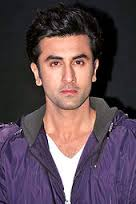
%> input picture query images/1.jpg, 136 x 204 px
$ octave --eval "result = face_driven(imread('query images/1.jpg'));"   (GNU Octave 9; MATLAB toolbox functions it lacks are replaced by stand-ins)
%> lines starting %> are read from the running program, lines starting %| are printed output that depends on the picture
### Grayimage.m
function [ I1 ] = Grayimage( I2 )
%UNTITLED Summary of this function goes here
%   Detailed explanation goes here
[r c colormap] = size(I2);
for i=1:r
 for j=1:c
  I1(i,j) = 0.298*I2(i,j,1)+0.587*I2(i,j,2)+0.114*I2(i,j,3);
 end
end

end

### featurestatistical.m
function [F]=featurestatistical(im)
im=double(im);
m=mean(mean(im));
s=std(std(im));
F=[m s];

### face_driven.m
function [rs,flag] = face_driven( I )
%UNTITLED Summary of this function goes here
%   Detailed explanation goes here
%face detection
FDetect = vision.CascadeObjectDetector;
a=I;
%> a is the input picture: size 204x136x3 uint8; mean R, G, B 91.8, 73.6, 82.3
BB = step(FDetect,a);%bounding box
%> BB = [35 37 69 69]
if(isempty(BB))
    [rs,flag]=content_driven(I);

else
    for i=1:size(BB,1)
       b=imcrop(a,BB(i,:));
       %%find out which class it belongs+++++++++++
       b1=imresize(b,[71,71]);
       b2=Grayimage(b1);

      Ftest=featurestatistical(b2);
      %%compare with database
load db.mat
Ftrain=db(:,1:2);
Ctrain=db(:,3);
for i=1:size(Ftrain,1)
dist(i,:)=sum(abs(Ftrain(i,:)-Ftest));
end
mi=min(dist);
if(mi<25)
m=find(dist==mi,1);
det_class=Ctrain(m);
load db1.mat
Cimage=db1(:,2);
rs=find(Cimage==det_class);
flag=1;
else
    msgbox('Face not registered in database');
    rs=feature_based(I);
    flag=3;
end
    end
%> this loop made 1 pass
%> (r in Grayimage, c in Grayimage, colormap in Grayimage, s in featurestatistical, Ftest, Ctrain, mi) on pass 1: (71, 71, 3, 11.73, [129.6 11.73], [1; 2; 3; 4; 5; 6; 7], 1.46)
%> pass 1, in face_driven, `b=imcrop(a,BB(i,:));`:
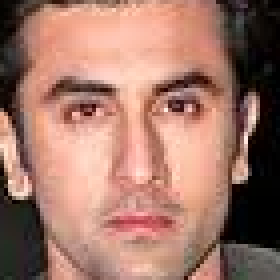
%> b: size 70x70x3 uint8 (shown 4 times larger); mean R, G, B 161.4, 118.4, 104.7
%> pass 1, in face_driven, `b1=imresize(b,[71,71]);`:
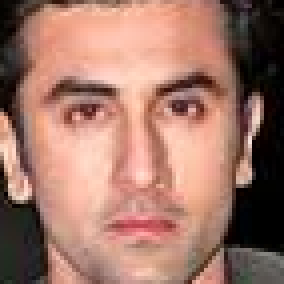
%> b1: size 71x71x3 uint8 (shown 4 times larger); mean R, G, B 161.4, 118.4, 104.7
%> pass 1, in face_driven, `b2=Grayimage(b1);`:
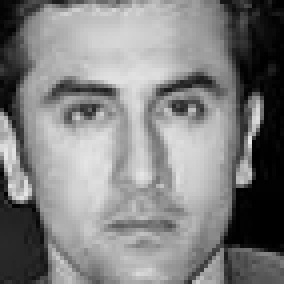
%> b2: size 71x71 uint8 (shown 4 times larger); min 0, max 231, mean 129.6
%> after the loop, Cimage = 29 values, max 7 at index 26, min 1 at index 1, mean 3.83; dist = [1.46; 18.24; 16.45; 6.32; 14.31; 16.36; 33.83]
%> `result = face_driven(imread('query images/1.jpg'));`: result = [1; 2; 3; 4; 5; 24]
end
end
